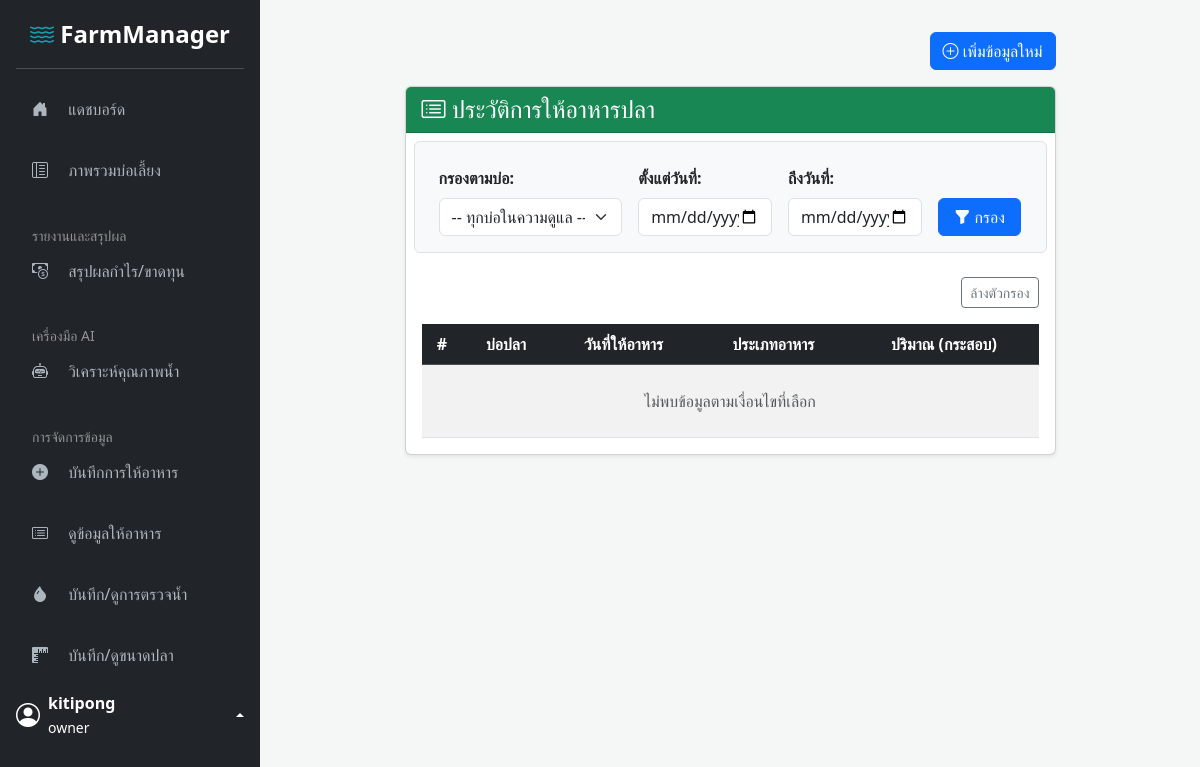
/view_feeding.php (signed in), run on an earlier commit of the app's database.
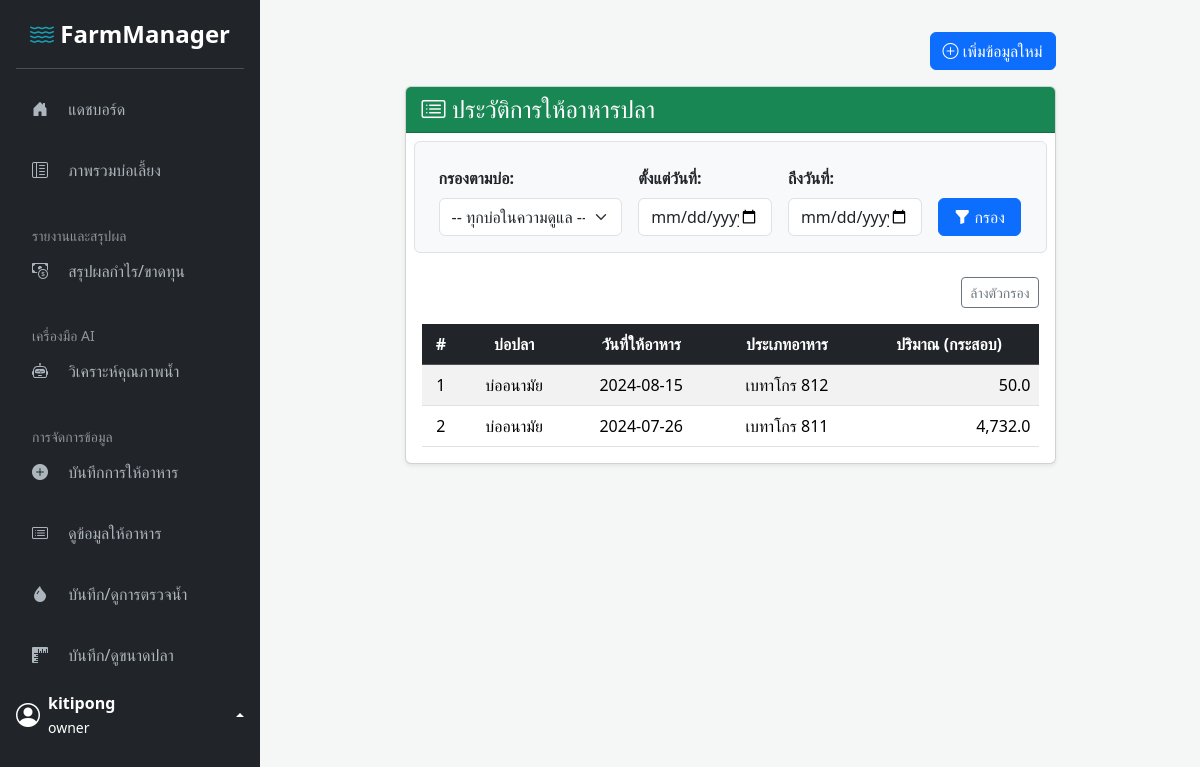
And on a later commit of the database.
### tables this page shows
CREATE TABLE `feeding_records` (
  `id` int(11) NOT NULL,
  `pond_id` int(11) NOT NULL,
  `feed_date` date NOT NULL,
  `feed_type` varchar(100) NOT NULL,
  `feed_amount_sacks` float NOT NULL
);

CREATE TABLE `ponds` (
  `id` int(11) NOT NULL,
  `name` varchar(100) NOT NULL,
  `size_rai` float NOT NULL
);

### view_feeding.php (the view, shortened to what this page needs)
<?php
include 'templates/sidebar_header.php';
$filter_start_date = $_GET['start_date'] ?? '';
$filter_end_date = $_GET['end_date'] ?? '';
$where_conditions = [];
$params = [];
if ($userRole === 'owner') {
    $owned_ponds = $_SESSION['owned_ponds'] ?? [];
    if (!empty($owned_ponds)) {
        $placeholders = implode(',', array_fill(0, count($owned_ponds), '?'));
        $where_conditions[] = "fr.pond_id IN ($placeholders)";
        $params = array_merge($params, array_values($owned_ponds));
    } else { $where_conditions[] = "1=0"; }
}
$where_sql = "";
if (!empty($where_conditions)) { $where_sql = "WHERE " . implode(" AND ", $where_conditions); }
$sql_records = "SELECT fr.*, p.name AS pond_name FROM feeding_records fr JOIN ponds p ON fr.pond_id = p.id $where_sql ORDER BY fr.feed_date DESC, fr.id DESC";
$stmt_records = $conn->prepare($sql_records);
$stmt_records->execute($params);
$records = $stmt_records->fetchAll(PDO::FETCH_ASSOC);
?>
<div class="row justify-content-center">
    <div class="col-lg-10 col-xl-9">
        <div class="d-flex justify-content-end mb-3">
            <a href="add_feeding.php" class="btn btn-primary"><i class="bi bi-plus-circle"></i> เพิ่มข้อมูลใหม่</a>
        </div>
        <div class="card shadow-sm mb-4">
            <div class="card-header bg-success text-white">
                <h4 class="mb-0"><i class="bi bi-card-list"></i> ประวัติการให้อาหารปลา</h4>
            </div>
            <div class="card-body">
                <form method="get" class="row gx-3 gy-2 align-items-center mb-4 p-3 bg-light rounded border">
                    <div class="col-sm-4">
                        <label for="pond_filter" class="form-label fw-bold">กรองตามบ่อ:</label>
                        <select name="pond_filter" id="pond_filter" class="form-select">
                            <option value="all">-- ทุกบ่อในความดูแล --</option>
                        </select>
                    </div>
                    <div class="col-sm-3">
                        <label for="start_date" class="form-label fw-bold">ตั้งแต่วันที่:</label>
                        <input type="date" name="start_date" id="start_date" class="form-control" value="<?= htmlspecialchars($filter_start_date) ?>">
                    </div>
                    <div class="col-sm-3">
                        <label for="end_date" class="form-label fw-bold">ถึงวันที่:</label>
                        <input type="date" name="end_date" id="end_date" class="form-control" value="<?= htmlspecialchars($filter_end_date) ?>">
                    </div>
                    <div class="col-sm-2 align-self-end">
                        <div class="d-grid">
                            <button type="submit" class="btn btn-primary"><i class="bi bi-funnel-fill"></i> กรอง</button>
                        </div>
                    </div>
                </form>
                <div class="text-end mb-3">
                    <a href="view_feeding.php" class="btn btn-outline-secondary btn-sm" title="ล้างค่าการกรอง">ล้างตัวกรอง</a>
                </div>
                <div class="table-responsive">
                    <table class="table table-striped table-hover mb-0">
                        <thead class="table-dark text-center">
                            <tr>
                                <th>#</th>
                                <th>บ่อปลา</th>
                                <th>วันที่ให้อาหาร</th>
                                <th>ประเภทอาหาร</th>
                                <th>ปริมาณ (กระสอบ)</th>
                            </tr>
                        </thead>
                        <tbody class="text-center">
                            <?php if (count($records) > 0): ?>
                                <?php foreach ($records as $index => $row): ?>
                                    <tr>
                                        <td><?= $index + 1 ?></td>
                                        <td><?= htmlspecialchars($row['pond_name']) ?></td>
                                        <td><?= htmlspecialchars($row['feed_date']) ?></td>
                                        <td><?= htmlspecialchars($row['feed_type']) ?></td>
                                        <td class="text-end"><?= htmlspecialchars(number_format($row['feed_amount_sacks'], 1)) ?></td>
                                    </tr>
                                <?php endforeach; ?>
                            <?php else: ?>
                                <tr>
                                    <td colspan="<?= $userRole === 'admin' ? '6' : '5' ?>" class="text-muted text-center p-4">ไม่พบข้อมูลตามเงื่อนไขที่เลือก</td>
                                </tr>
                            <?php endif; ?>
                        </tbody>
                    </table>
                </div>
            </div>
        </div>
    </div>
</div>
<?php
include 'templates/sidebar_footer.php';
?>

### templates/sidebar_header.php (shortened to what this page needs)
<?php
$username = $_SESSION['username'] ?? 'User';
$userRole = $_SESSION['role'] ?? 'user';
?>
<!DOCTYPE html>
<html lang="th">
<head>
    <link href="<?= BASE_URL ?>node_modules/bootstrap/dist/css/bootstrap.min.css" rel="stylesheet">
    <link href="<?= BASE_URL ?>assets/css/custom.css" rel="stylesheet">
    <link rel="stylesheet" href="https://cdn.jsdelivr.net/npm/bootstrap-icons@1.11.3/font/bootstrap-icons.min.css">
    </head>
<body>
<div class="sidebar">
    <div class="sidebar-header"><i class="bi bi-water"></i> FarmManager</div>
    <ul class="nav flex-column sidebar-nav">
        <li class="nav-item">
            <a class="nav-link" href="index.php"><i class="bi bi-house-door-fill"></i> แดชบอร์ด</a>
        </li>
        <?php
        $pond_view_link = 'view_ponds.php';
        if ($userRole === 'owner' && isset($_SESSION['owned_ponds']) && count($_SESSION['owned_ponds']) === 1) {
            $pond_view_link = 'pond_detail.php?id=' . $_SESSION['owned_ponds'][0];
        }?>
        <li class="nav-item">
            <a class="nav-link" href="<?= $pond_view_link ?>"><i class="bi bi-layout-text-sidebar-reverse"></i> ภาพรวมบ่อเลี้ยง</a>
        </li>
        <li class="nav-item mt-3"><small class="text-white-50 ps-3">รายงานและสรุปผล</small></li>
        <li class="nav-item"><a class="nav-link" href="profit_loss_report.php"><i class="bi bi-cash-coin"></i> สรุปผลกำไร/ขาดทุน</a></li>
        <li class="nav-item mt-3"><small class="text-white-50 ps-3">เครื่องมือ AI</small></li>
        <li class="nav-item"><a class="nav-link" href="ai_water_lab.php"><i class="bi bi-robot"></i> วิเคราะห์คุณภาพน้ำ</a></li>
        <li class="nav-item mt-3"><small class="text-white-50 ps-3">การจัดการข้อมูล</small></li>
        <li class="nav-item mt"><a class="nav-link" href="add_feeding.php"><i class="bi bi-plus-circle-fill"></i> บันทึกการให้อาหาร</a></li>
        <li class="nav-item"><a class="nav-link" href="view_feeding.php"><i class="bi bi-card-list"></i> ดูข้อมูลให้อาหาร</a></li>
        <li class="nav-item"><a class="nav-link" href="water_Q.php"><i class="bi bi-droplet-fill"></i> บันทึก/ดูการตรวจน้ำ</a></li>
        <li class="nav-item"><a class="nav-link" href="add_fish_size.php"><i class="bi bi-rulers"></i> บันทึก/ดูขนาดปลา</a></li>
    </ul>
    <div class="mt-auto">
        <div class="dropup">
            <a href="#" class="d-flex align-items-center text-white text-decoration-none dropdown-toggle" data-bs-toggle="dropdown" aria-expanded="false">
                <i class="bi bi-person-circle fs-4 me-2"></i>
                <div class="w-100">
                    <strong class="d-block"><?= htmlspecialchars($username) ?></strong>
                    <small><?= htmlspecialchars($userRole) ?></small>
                </div>
            </a>
        </div>
    </div>
</div>
<main class="main-content">

### templates/sidebar_footer.php (shortened to what this page needs)
</main> <script src="<?= BASE_URL ?>node_modules/bootstrap/dist/js/bootstrap.bundle.min.js"></script>
</body> </html>

### assets/css/custom.css (style rules this page uses)
:root { --primary-color: #0d6efd; --secondary-color: #6c757d; --sidebar-bg: #212529; --sidebar-link-color: #adb5bd; --sidebar-link-hover: #ffffff; --sidebar-link-active: #ffffff; }
body { background-color: #f4f7f6; min-height: 100vh; display: flex; }
.sidebar { width: 260px; background-color: var(--sidebar-bg); color: white; position: fixed; top: 0; left: 0; height: 100%; padding: 1rem; transition: all 0.3s; z-index: 100; overflow-y: auto; }
.sidebar .sidebar-header { font-size: 1.5rem; font-weight: bold; text-align: center; padding-bottom: 1rem; border-bottom: 1px solid #495057; margin-bottom: 1rem; }
.sidebar .sidebar-header i { color: #17a2b8; }
.sidebar-nav .nav-link { color: var(--sidebar-link-color); padding: 0.75rem 1rem; margin-bottom: 0.8rem; border-radius: 0.375rem; transition: background-color 0.2s, color 0.2s; }
.sidebar-nav .nav-link i { margin-right: 1rem; width: 20px; }
.main-content { margin-left: 260px; padding: 2rem; width: calc(100% - 260px); transition: all 0.3s; }

What changed in the data, as far as the page shows it:
added feeding_records: pond.name "บ่ออนามัย", feed_date "2024-08-15", feed_type "เบทาโกร 812", feed_amount_sacks "50.0"
added feeding_records: pond.name "บ่ออนามัย", feed_date "2024-07-26", feed_type "เบทาโกร 811", feed_amount_sacks "4,732.0"
Also different on the page:
text no longer shown: "ไม่พบข้อมูลตามเงื่อนไขที่เลือก"
